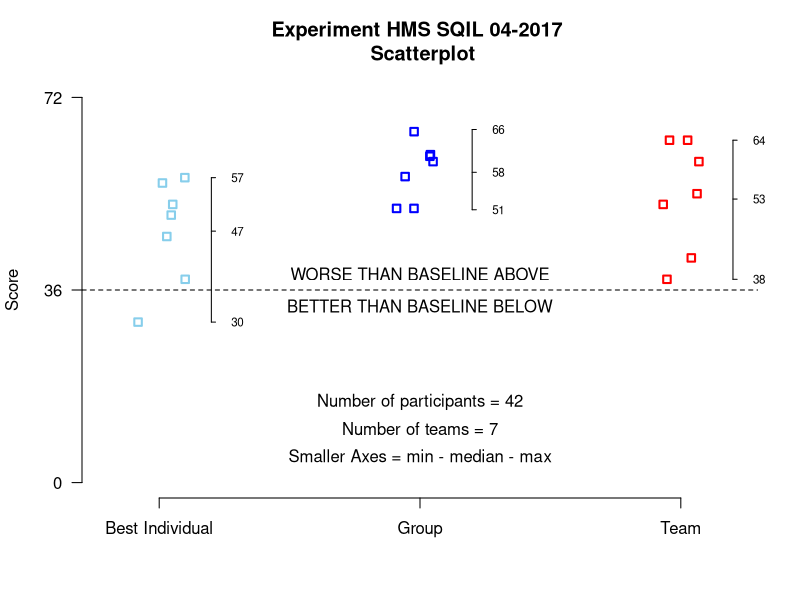
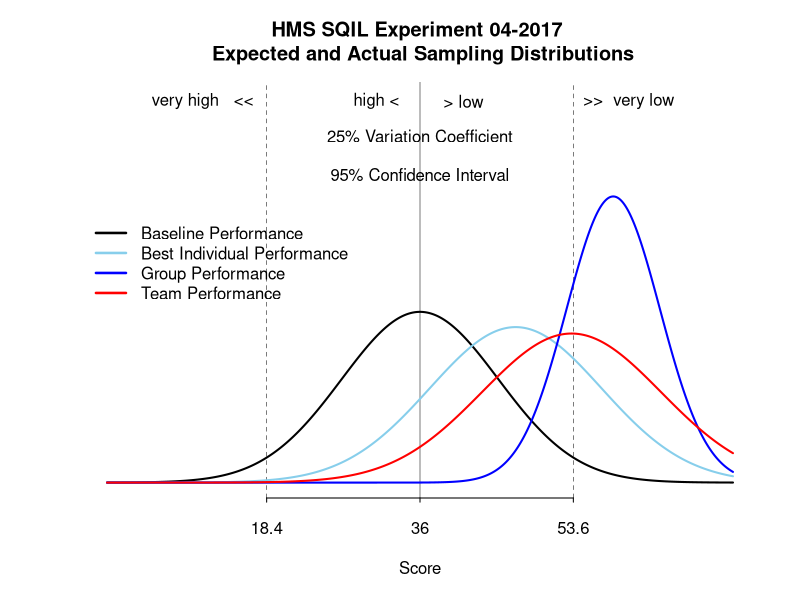

These charts were generated, in order, by the following R code:
# Does teamwork improve clinician and executive leaders’ individual performance? 
# A reproducible analysis of an experiment at the Harvard Medical School

# Stefano Olgiati, PhD, MS1*, Ankur Kalra, MD2, Alessandro Danovi, MS1, Marco Costa, MD, PhD, MBA2

# 1 University of Bergamo, Bergamo, Italy
# 2 Case Western Reserve University School of Medicine, Cleveland, Ohio, United States
# * Corresponding author: stefano.olgiati@unibg.it


# DATA FROM THE HMS SQIL 04-2017 EXPERIMENT
TeamScore <- c(42,64,38,60,54,52,64)
AverageGroupScore <- c(51.25,65.6,51.25,61.3,60,61,57.2)
BestIndividualScore<-c(46,57,38,50,56,52,30)


# EXPLORATORY DATA ANALYSIS
(mean_TeamScore <- mean(TeamScore))
(sd_TeamScore <- sd(TeamScore))
(firstQuantile <- qnorm(0.025, mean=mean_TeamScore, sd=sd_TeamScore))
(lastQuantile <- qnorm(0.975, mean=mean_TeamScore, sd=sd_TeamScore))
(VarCoefTeam <- sd_TeamScore / mean_TeamScore * 100)

(mean_AverageGroupScore <- mean(AverageGroupScore))
(sd_AverageGroupScore <- sd(AverageGroupScore))
(firstQuantile <- qnorm(0.025, mean=mean_AverageGroupScore, sd=sd_AverageGroupScore))
(lastQuantile <- qnorm(0.975, mean=mean_AverageGroupScore, sd=sd_AverageGroupScore))
(VarCoefGroup <- sd_AverageGroupScore / mean_AverageGroupScore * 100)

(mean_BestIndividualScore <- mean(BestIndividualScore))
(sd_BestIndividualScore <- sd(BestIndividualScore))
(firstQuantile <- qnorm(0.025, mean=mean_BestIndividualScore, sd=sd_BestIndividualScore))
(lastQuantile <- qnorm(0.975, mean=mean_BestIndividualScore, sd=sd_BestIndividualScore))
(VarCoefBest <- sd_BestIndividualScore / mean_BestIndividualScore * 100)

strip.data <- data.frame(BestIndividualScore, AverageGroupScore, TeamScore)
stripchart(strip.data, 
           vertical=TRUE,
           axes=F,
           ylim=c(0,72),
           col=c("skyblue", "blue", "red"),
           cex=1,
           lty = "solid",
           lwd = 2,
           method="jitter",
           yaxt="n",
           bty="n",
           ylab="Score",
           main="Experiment HMS SQIL 04-2017 \n Scatterplot")
axis(1, at=c(1,2,3), labels = c("Best Individual","Group","Team"))
axis(2, at=c(0,36,72), las=1)
axis(4, pos=3.2, at=c(round(min(TeamScore), 0), round(mean(TeamScore), 0),round(max(TeamScore),0)), col.axis="black", las=2, cex.axis=0.7, tck=-.01)
axis(4, pos=2.2, at=c(round(min(AverageGroupScore), 0), round(mean(AverageGroupScore), 0),round(max(AverageGroupScore),0)), col.axis="black", las=2, cex.axis=0.7, tck=-.01)
axis(4, pos=1.2, at=c(round(min(BestIndividualScore), 0), round(mean(BestIndividualScore), 0),round(max(BestIndividualScore),0)), col.axis="black", las=2, cex.axis=0.7, tck=-.01)
abline(h=36, lty=2)
text(2, 39, "WORSE THAN BASELINE ABOVE")
text(2, 33, "BETTER THAN BASELINE BELOW")
text(2, 15, "Number of participants = 42")
text(2, 10, "Number of teams = 7")
text(2, 5, "Smaller Axes = min - median - max")
summary(strip.data)


# NORMALIZATION AND PLOTS
par(mar = c(5,4,4,2) + 0.1) ## default is c(5,4,4,2) + 0.1

coefficient_of_variation <- 0.25

mean_baseline <- 36
(sd_baseline <- mean_baseline * coefficient_of_variation)

(firstQuantile <- qnorm(0.025, mean=mean_baseline, sd=sd_baseline))
(lastQuantile <- qnorm(0.975, mean=mean_baseline, sd=sd_baseline))

x <- seq(0,72,0.01)

plot(x, dnorm(x, mean_baseline, sd_baseline), 
     type="l",
     lwd=2,
     lty=1,
     ylim=c(0,.1),
     yaxt="n",
     bty="n",
     main="HMS SQIL Experiment 04-2017 \n Expected and Actual Sampling Distributions",
     xlab="Score",
     ylab="",
     axes = FALSE)


axis(1, at = c(firstQuantile, mean_baseline, lastQuantile), 
     labels = c(round(firstQuantile,1), mean_baseline, round(lastQuantile, 1)), 
     col.axis="black", 
     tck=-.01,
     las=1)

abline(v=firstQuantile ,lty=2,col="black", lwd=.5)
abline(v=lastQuantile,lty=2,col="black", lwd=.5)
abline(v=mean_baseline,lty=1,col="black", lwd=.5)
text(36, .09, "25% Variation Coefficient")
text(36, .08, "95% Confidence Interval")
text(11, .099, "very high   <<")
text(60, .099, ">>  very low")
text(41, .099, "> low")
text(31, .099, "high <")

lines(x, dnorm(x,mean_BestIndividualScore, sd_BestIndividualScore), 
      col="skyblue",
      lwd=2)

lines(x, dnorm(x,mean_AverageGroupScore, sd_AverageGroupScore), 
      col="blue",
      lwd=2)

lines(x, dnorm(x,mean_TeamScore, sd_TeamScore), 
      col="red",
      lwd=2)

legend(-3,.07,  
       c("Baseline Performance","Best Individual Performance", "Group Performance", "Team Performance"),
       lty=c(1,1,1,1),
       lwd=c(2.5,2.5,2.5,2.5),
       col=c("black", "skyblue","blue", "red"),
       bty = "n")


# Actual Result 1
set.seed(1)
(BaselineScore <- sample(rnorm(x, mean_baseline, sd_baseline), size = 7, replace = TRUE))
var.test(TeamScore, BaselineScore)
t.test(TeamScore, BaselineScore)

# Actual Result 2
var.test(TeamScore, AverageGroupScore)
t.test(TeamScore, AverageGroupScore)

# Actual Result 3
var.test(TeamScore, BestIndividualScore)
t.test(TeamScore, BestIndividualScore)

